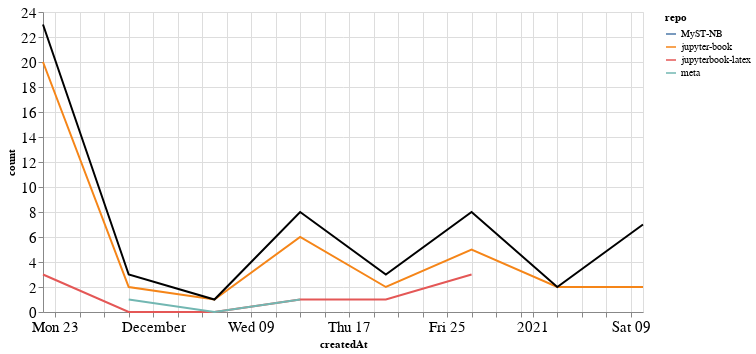

Here is the notebook cell this chart was saved with:
### Markdown cell above
### Comments

### Code cell
comments_time = comments.groupby('repo').resample('W', on='createdAt').count()['author'].reset_index()
comments_time = comments_time.rename(columns={'author': 'count'})
comments_time_total = comments_time.groupby('createdAt').agg({"count": "sum"}).reset_index()
ch1 = alt.Chart(comments_time, width=600).mark_line().encode(
    x='createdAt',
    y='count',
    color='repo',
    tooltip="repo"
)

ch2 = alt.Chart(comments_time_total, width=600).mark_line(color="black").encode(
    x='createdAt',
    y='count',
)

ch1 + ch2

### Figure 1 — Vega-Lite specification as saved in the notebook (floating-point values rounded to 4 significant figures)
{"config": {"axisLeft": {"labelFontSize": 15}, "axisBottom": {"labelFontSize": 15}}, "layer": [{"data": {"name": "data-3e0e3a08b21dabb781ec2e4064690d57"}, "mark": "line", "encoding": {"color": {"type": "nominal", "field": "repo"}, "tooltip": {"type": "nominal", "field": "repo"}, "x": {"type": "temporal", "field": "createdAt"}, "y": {"type": "quantitative", "field": "count"}}, "width": 600}, {"data": {"name": "data-8ce7c809c51a7f8dcf51314ea9a14793"}, "mark": {"type": "line", "color": "black"}, "encoding": {"x": {"type": "temporal", "field": "createdAt"}, "y": {"type": "quantitative", "field": "count"}}, "width": 600}], "$schema": "https://vega.github.io/schema/vega-lite/v4.8.1.json", "datasets": {"data-3e0e3a08b21dabb781ec2e4064690d57": [{"repo": "MyST-NB", "createdAt": "2021-01-10T00:00:00", "count": 5}, {"repo": "jupyter-book", "createdAt": "2020-11-22T00:00:00", "count": 20}, {"repo": "jupyter-book", "createdAt": "2020-11-29T00:00:00", "count": 2}, {"repo": "jupyter-book", "createdAt": "2020-12-06T00:00:00", "count": 1}, {"repo": "jupyter-book", "createdAt": "2020-12-13T00:00:00", "count": 6}, {"repo": "jupyter-book", "createdAt": "2020-12-20T00:00:00", "count": 2}, {"repo": "jupyter-book", "createdAt": "2020-12-27T00:00:00", "count": 5}, {"repo": "jupyter-book", "createdAt": "2021-01-03T00:00:00", "count": 2}, {"repo": "jupyter-book", "createdAt": "2021-01-10T00:00:00", "count": 2}, {"repo": "jupyterbook-latex", "createdAt": "2020-11-22T00:00:00", "count": 3}, {"repo": "jupyterbook-latex", "createdAt": "2020-11-29T00:00:00", "count": 0}, {"repo": "jupyterbook-latex", "createdAt": "2020-12-06T00:00:00", "count": 0}, {"repo": "jupyterbook-latex", "createdAt": "2020-12-13T00:00:00", "count": 1}, {"repo": "jupyterbook-latex", "createdAt": "2020-12-20T00:00:00", "count": 1}, {"repo": "jupyterbook-latex", "createdAt": "2020-12-27T00:00:00", "count": 3}, {"repo": "meta", "createdAt": "2020-11-29T00:00:00", "count": 1}, {"repo": "meta", "createdAt": "2020-12-06T00:00:00", "count": 0}, {"repo": "meta", "createdAt": "2020-12-13T00:00:00", "count": 1}], "data-8ce7c809c51a7f8dcf51314ea9a14793": [{"createdAt": "2020-11-22T00:00:00", "count": 23}, {"createdAt": "2020-11-29T00:00:00", "count": 3}, {"createdAt": "2020-12-06T00:00:00", "count": 1}, {"createdAt": "2020-12-13T00:00:00", "count": 8}, {"createdAt": "2020-12-20T00:00:00", "count": 3}, {"createdAt": "2020-12-27T00:00:00", "count": 8}, {"createdAt": "2021-01-03T00:00:00", "count": 2}, {"createdAt": "2021-01-10T00:00:00", "count": 7}]}}
